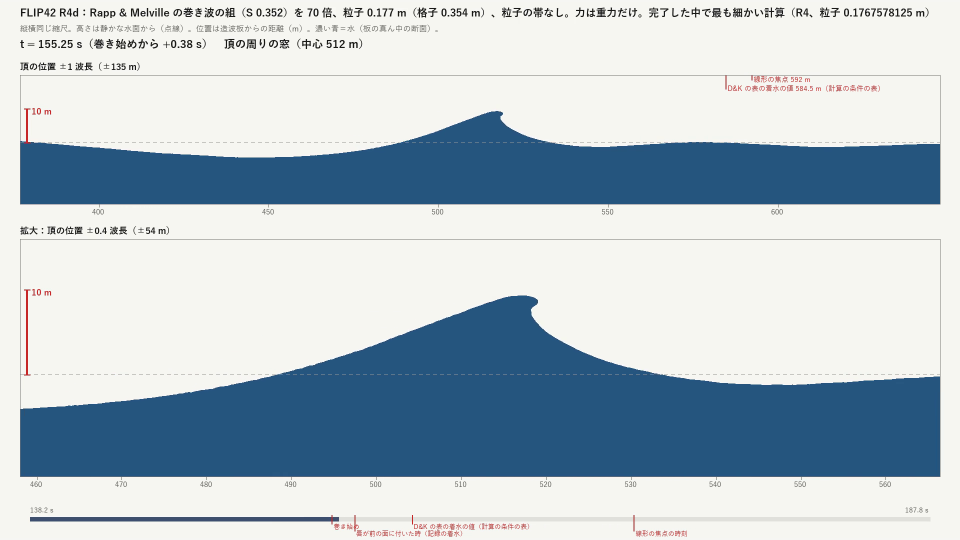
#> input picture Docs/Evidence/FLIPPlunging/flip42/check/R4/frames/side_finest_34.0.png, 1920 x 1080 px (shown at 1/2 size)
$ python -i ds47_report.py   (imports and definitions only)   (Python 2 division)
#> lines starting #> are read from the running program, lines starting #| are printed output that depends on the picture
# -*- coding: utf-8 -*-
"""設計47（導入→接近→形成→保持→余韻の部）：Unity の Play モードの記録（main・variant の ds47_play.json・ds47_frames.csv・コマの JPG・静止画・原画視点の PNG）から、
最小の受入を数え直し（C# の要約の真偽は使わない）、動画・図・metrics.json・run.json を作る（numpy・OpenCV・ffmpeg）。

数え直すもの：
  1. 86：通しの動画（main、1920×1080、30 fps）の黒画面とカットの途切れ。
     黒：コマの輝度の平均 < 16 か、輝度 < 20 の画素が 90 % 以上。
     カット：隣のコマとの差（480×270 の灰色の平均の絶対差 MAD）と、輝度の分布の相関。MAD > 40、または（MAD > 前後 ±15 コマの中央値の 8 倍 かつ MAD > 12 かつ 分布の相関 < 0.6）。
     独立に ffmpeg の blackdetect（d = 0.03 s、pix_th = 0.10）と scdet（threshold = 10）でも数える。
     記録の CSV（90 Hz のフレームごと）から、視点（HMD Camera）の 1 フレームの移動・回転・画角の跳びの最大も出す。
  2. 114：終わりの原画視点（DS27 painting、1920×1080、MSAA 8）で、乗っていた船だけの画素（船あり − 船なし）と、原画の場面の boat_mid だけの画素
     （原画の船あり − 船なし）の重なり（IoU）・輪郭の最大のずれ（px、両向きの Hausdorff）・重心のずれ。C# の頂点の写しの差（vertexPx）も写す。
     設計46 の t* の原画視点（painting_t120_off_ds46clock.png）との画素の差も記録する。
  3. variant：途中で止まった船（速さ ≈ 0 からの引き継ぎ）と、観賞の位置から外れた時の一時停止・再開（止めている間、体験の時刻と船が動かない）。
PC の Unity（Editor の Play、batchmode、EditorApplication.Step で 1 フレーム = 1/90 s）の記録。HMD 実機ではない。
"""
import csv
import hashlib
import json
import os
import subprocess
import sys
import time

import cv2
import numpy as np

HERE = os.path.dirname(os.path.abspath(__file__))
sys.path.insert(0, os.path.join(HERE, "..", "ds44"))
from ds44_report import Panel, put  # noqa: E402

REPO = "G:/Unity/GreatWave_2026_Fresh"
OUT = REPO + "/Unity/Build/Design/47/flow"
MAIN = OUT + "/unity/main"
VAR = OUT + "/unity/variant"
FFMPEG = "G:/ffmpeg-2024-12-19-git-494c961379-full_build/bin/ffmpeg.exe"
REF46 = REPO + "/Unity/Build/Design/46/clock/unity/tstar/painting_t120_off_ds46clock.png"
T0 = time.time()
PHASE_COL = {"Intro": (200, 230, 200), "Approach": (230, 220, 180), "Formation": (180, 200, 240), "Hold": (170, 170, 240), "Afterglow": (230, 200, 230), "End": (220, 220, 220)}


# [12 lines left out: functions sha, read_csv, not called in this run]


def col(rows, k, conv=float):
    return np.array([conv(x[k]) for x in rows])


# [11 lines left out: function quat_to_euler_pitch_roll, not called in this run]


def quat_angle(a, b):
    d = np.abs(np.sum(a * b, axis=1))
    return np.degrees(2 * np.arccos(np.clip(d, 0, 1)))


# ---------------------------------------------------------------- 1. 動画と 86
# [7 lines left out: function make_video, not called in this run]


def continuity(nframes):
    meanY, dark, mad, hcorr = [], [], [], []
    prev, prevh = None, None
    for i in range(nframes):
        g = cv2.imread(MAIN + "/frames/f_%05d.jpg" % i, cv2.IMREAD_GRAYSCALE)
        s = cv2.resize(g, (480, 270), interpolation=cv2.INTER_AREA).astype(np.float32)
        meanY.append(float(g.mean()))
        dark.append(float((g < 20).mean()))
        h = cv2.calcHist([g], [0], None, [64], [0, 256])
        cv2.normalize(h, h)
        if prev is None:
            mad.append(0.0)
            hcorr.append(1.0)
        else:
            mad.append(float(np.abs(s - prev).mean()))
            hcorr.append(float(cv2.compareHist(prevh, h, cv2.HISTCMP_CORREL)))
        prev, prevh = s, h
    meanY, dark, mad, hcorr = map(np.array, (meanY, dark, mad, hcorr))
    black = np.where((meanY < 16) | (dark >= 0.9))[0]
    cuts = []
    for i in range(1, nframes):
        lo, hi = max(1, i - 15), min(nframes, i + 16)
        nb = np.concatenate([mad[lo:i], mad[i + 1:hi]])
        med = float(np.median(nb)) if nb.size else 0.0
        if mad[i] > 40 or (mad[i] > 8 * max(med, 0.05) and mad[i] > 12 and hcorr[i] < 0.6):
            cuts.append(i)
    return dict(meanY=meanY, dark=dark, mad=mad, hcorr=hcorr, black=black.tolist(), cuts=cuts)


# [310 lines left out: functions ffmpeg_detect, masks_114, fig_timeline, fig_story, fig_114, fig_variant and 1 more, not called in this run]


# [2 lines not run here, left out]

>>> import cv2
>>> picture = cv2.imread('../../../Docs/Evidence/FLIPPlunging/flip42/check/R4/frames/side_finest_34.0.png', cv2.IMREAD_GRAYSCALE)
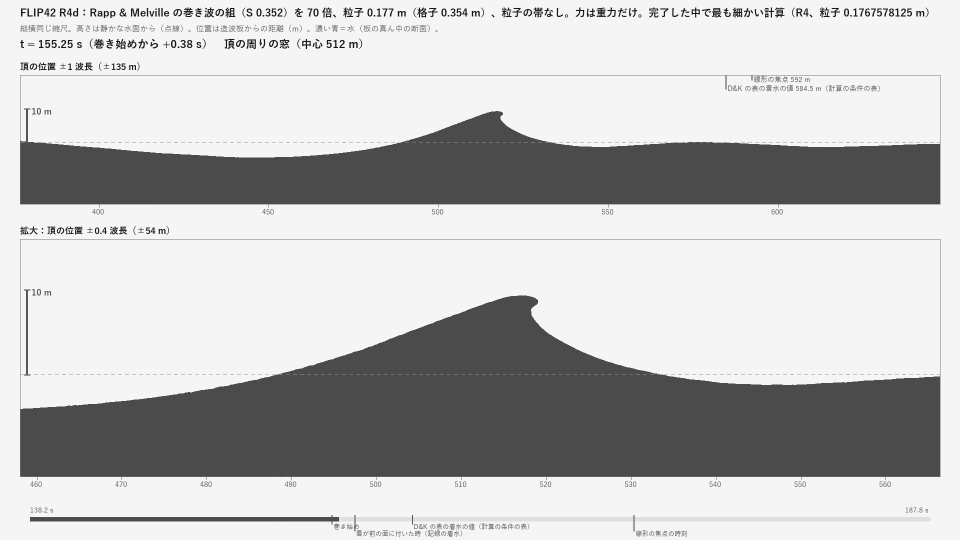
#> picture: shape (1080, 1920) (shown at 1/2 size); min 4, max 255, mean 191.1
#> (the run stopped early here; a loop or call above may not have finished)
